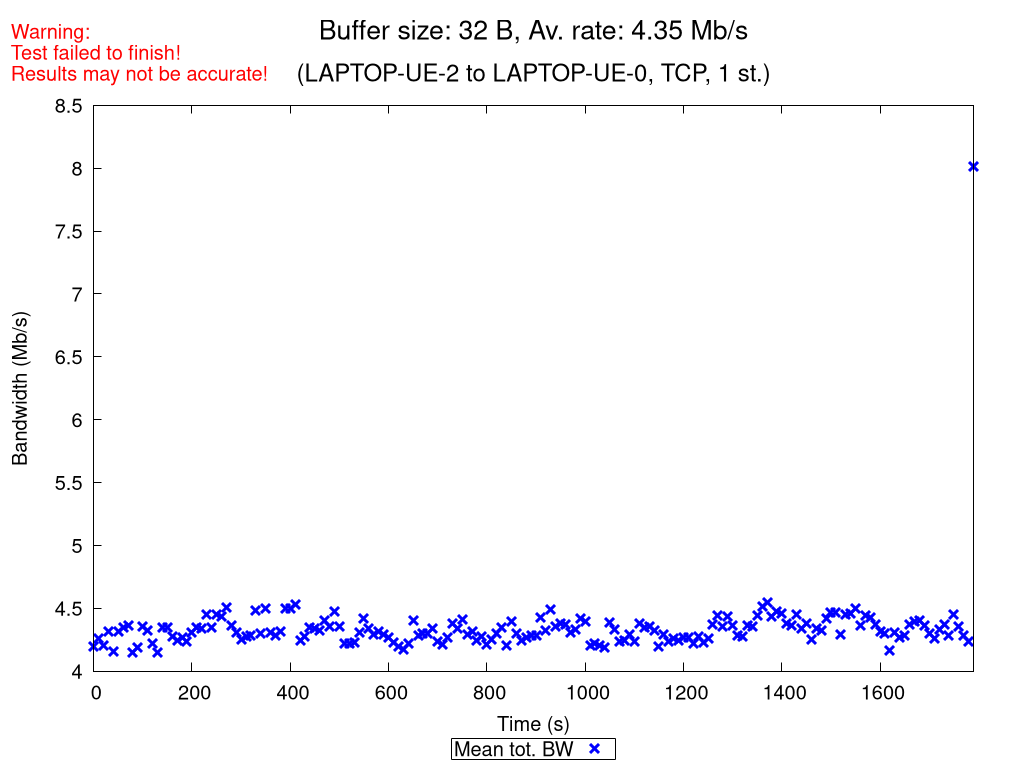

Source code (gnuplot):
set terminal pngcairo nocrop enhanced size 1024,768 font "Verdana,15"
set output "TCP_1_st_2020_10_18_09-41-26_two2one_00032B.png"

set title "{/=20 Buffer size: 32 B, Av. rate: 4.35 Mb/s}\n\n{/=18 (LAPTOP-UE-2 to LAPTOP-UE-0, TCP, 1 st.)}"
set label "Warning:\nTest failed to finish!\nResults may not be accurate!" at screen 0.01, screen 0.96 tc rgb "red"

set xlabel "Time (s)"
set ylabel "Bandwidth (Mb/s)"
set ytics nomirror
set key bmargin center horizontal box samplen 1 width -1
set bmargin 4.6
set rmargin 4.5

rf = 1000000.0  # rate factor
set style fill transparent solid 0.2 noborder
set autoscale xfix
plot "TCP_1_st_2020_10_18_09-41-26_two2one_00032B_iperf_processed.dat" using 1:($2/rf-$3/rf):($2/rf+$3/rf) with filledcurves lc rgb "blue" notitle, \
     "" using 1:($2/rf) with points pt 2 ps 1.5 lw 3 lc rgb "blue" title "Mean tot. BW", \
